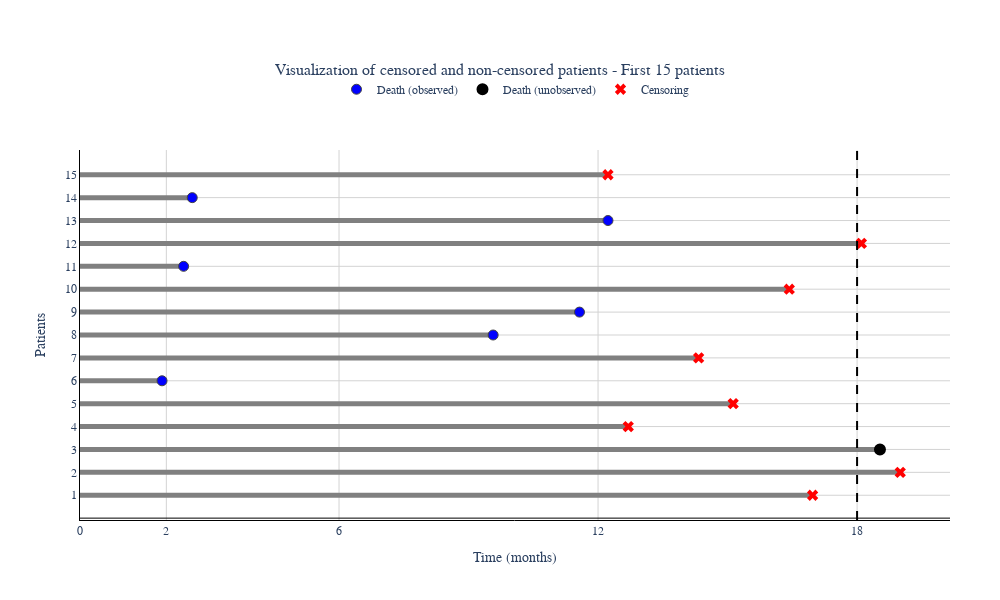

The notebook cell this image was saved under:
### Markdown cell above
The plot shows the survival times of 15 patients. Each horizontal line represents a single patient, and the length of the line indicates how long they survived. Blue dots mark the time of death for patients whose death was observed, while black dots represent patients who were lost to follow-up (censored). Red crosses indicate the time of censoring for these patients. The vertical dashed line at 18 months marks the end of the study period. 

Overall, the plot suggests that survival times varied among patients. Some patients survived for a relatively short time, while others survived for much longer. The presence of censored observations means that the true survival times of some patients are unknown, which can impact the accuracy of survival estimates.

### Code cell
import plotly.graph_objects as go

unique_patients = df.drop_duplicates(subset='subject')
subset_patients = unique_patients.head(15)

subjects_death_observed = []
times_death_observed = []

subjects_death_unobserved = []
times_death_unobserved = []

subjects_censored = []
times_censored = []

for _, patient in subset_patients.iterrows():
    if patient['death'] == 1:
        if patient['time'] <= 18:
            # Observed death
            subjects_death_observed.append(patient['subject'])
            times_death_observed.append(patient['time'])
        else:
            # Unobserved death
            subjects_death_unobserved.append(patient['subject'])
            times_death_unobserved.append(patient['time'])
    else:
        # Censored
        subjects_censored.append(patient['subject'])
        times_censored.append(patient['time'])

fig = go.Figure()

# Add gray lines for follow-up period (patients)
for _, patient in subset_patients.iterrows():
    fig.add_trace(go.Scatter(
        x=[0, patient['time']],
        y=[patient['subject'], patient['subject']],
        mode='lines',
        line=dict(color='gray', width=5),
        showlegend=False
    ))

fig.add_trace(go.Scatter(
    x=times_death_observed,
    y=subjects_death_observed,
    mode='markers',
    marker=dict(color='blue', size=10, symbol='circle', line=dict(width=1)),
    name='Death (observed)'
))

fig.add_trace(go.Scatter(
    x=times_death_unobserved,
    y=subjects_death_unobserved,
    mode='markers',
    marker=dict(color='black', size=10, symbol='circle',
                opacity=1, line=dict(color='black', width=2)),
    name='Death (unobserved)'
))

fig.add_trace(go.Scatter(
    x=times_censored,
    y=subjects_censored,
    mode='markers',
    marker=dict(color='red', size=10, symbol='x'),
    name='Censoring'
))

fig.add_vline(x=18, line=dict(color='black', dash='dash'), name='End of Study')

fig.update_layout(
    title={
        'text': 'Visualization of censored and non-censored patients - First 15 patients',
        'font': dict(size=16, family='Arial, bold'),
        'x': 0.5,
        'xanchor': 'center'
    },
    font=dict(family='Arial', size=12),
    plot_bgcolor='white',
    width=1000,
    height=600,
    margin=dict(l=80, r=50, b=80, t=150),
    legend=dict(
        orientation='h',
        yanchor='bottom',
        y=1.125,
        xanchor='center',
        x=0.5
    ),
    xaxis=dict(
        title='Time (months)',
        showgrid=True,
        gridcolor='lightgrey',
        zeroline=True,
        zerolinecolor='black',
        zerolinewidth=1,
        linecolor='black',
        linewidth=1,
        tickvals=[0, 2, 6, 12, 18, 26]
    ),
    yaxis=dict(
        title='Patients',
        showgrid=True,
        gridcolor='lightgrey',
        zeroline=True,
        zerolinecolor='black',
        zerolinewidth=1,
        linecolor='black',
        linewidth=1,
        tickvals=list(range(1, 16))
    )
)

fig.update_traces(
    hovertemplate='<b>%{fullData.name}</b><br>Patient: %{y}<br>Time: %{x} months<extra></extra>'
)

fig.show()
fig.write_image("censored_patients_and_non_censored_patients.svg")

### Figure 1 — Plotly figure (JSON) as saved in the notebook; plotly's stock layout.template omitted (floating-point values rounded to 4 significant figures)
{"data": [{"hovertemplate": "<b>%{fullData.name}</b><br>Patient: %{y}<br>Time: %{x} months<extra></extra>", "line": {"color": "gray", "width": 5}, "mode": "lines", "showlegend": false, "type": "scatter", "x": [0, 16.97], "y": [1, 1]}, {"hovertemplate": "<b>%{fullData.name}</b><br>Patient: %{y}<br>Time: %{x} months<extra></extra>", "line": {"color": "gray", "width": 5}, "mode": "lines", "showlegend": false, "type": "scatter", "x": [0, 19], "y": [2, 2]}, {"hovertemplate": "<b>%{fullData.name}</b><br>Patient: %{y}<br>Time: %{x} months<extra></extra>", "line": {"color": "gray", "width": 5}, "mode": "lines", "showlegend": false, "type": "scatter", "x": [0, 18.53], "y": [3, 3]}, {"hovertemplate": "<b>%{fullData.name}</b><br>Patient: %{y}<br>Time: %{x} months<extra></extra>", "line": {"color": "gray", "width": 5}, "mode": "lines", "showlegend": false, "type": "scatter", "x": [0, 12.7], "y": [4, 4]}, {"hovertemplate": "<b>%{fullData.name}</b><br>Patient: %{y}<br>Time: %{x} months<extra></extra>", "line": {"color": "gray", "width": 5}, "mode": "lines", "showlegend": false, "type": "scatter", "x": [0, 15.13], "y": [5, 5]}, {"hovertemplate": "<b>%{fullData.name}</b><br>Patient: %{y}<br>Time: %{x} months<extra></extra>", "line": {"color": "gray", "width": 5}, "mode": "lines", "showlegend": false, "type": "scatter", "x": [0, 1.9], "y": [6, 6]}, {"hovertemplate": "<b>%{fullData.name}</b><br>Patient: %{y}<br>Time: %{x} months<extra></extra>", "line": {"color": "gray", "width": 5}, "mode": "lines", "showlegend": false, "type": "scatter", "x": [0, 14.33], "y": [7, 7]}, {"hovertemplate": "<b>%{fullData.name}</b><br>Patient: %{y}<br>Time: %{x} months<extra></extra>", "line": {"color": "gray", "width": 5}, "mode": "lines", "showlegend": false, "type": "scatter", "x": [0, 9.57], "y": [8, 8]}, {"hovertemplate": "<b>%{fullData.name}</b><br>Patient: %{y}<br>Time: %{x} months<extra></extra>", "line": {"color": "gray", "width": 5}, "mode": "lines", "showlegend": false, "type": "scatter", "x": [0, 11.57], "y": [9, 9]}, {"hovertemplate": "<b>%{fullData.name}</b><br>Patient: %{y}<br>Time: %{x} months<extra></extra>", "line": {"color": "gray", "width": 5}, "mode": "lines", "showlegend": false, "type": "scatter", "x": [0, 16.43], "y": [10, 10]}, {"hovertemplate": "<b>%{fullData.name}</b><br>Patient: %{y}<br>Time: %{x} months<extra></extra>", "line": {"color": "gray", "width": 5}, "mode": "lines", "showlegend": false, "type": "scatter", "x": [0, 2.4], "y": [11, 11]}, {"hovertemplate": "<b>%{fullData.name}</b><br>Patient: %{y}<br>Time: %{x} months<extra></extra>", "line": {"color": "gray", "width": 5}, "mode": "lines", "showlegend": false, "type": "scatter", "x": [0, 18.1], "y": [12, 12]}, {"hovertemplate": "<b>%{fullData.name}</b><br>Patient: %{y}<br>Time: %{x} months<extra></extra>", "line": {"color": "gray", "width": 5}, "mode": "lines", "showlegend": false, "type": "scatter", "x": [0, 12.23], "y": [13, 13]}, {"hovertemplate": "<b>%{fullData.name}</b><br>Patient: %{y}<br>Time: %{x} months<extra></extra>", "line": {"color": "gray", "width": 5}, "mode": "lines", "showlegend": false, "type": "scatter", "x": [0, 2.6], "y": [14, 14]}, {"hovertemplate": "<b>%{fullData.name}</b><br>Patient: %{y}<br>Time: %{x} months<extra></extra>", "line": {"color": "gray", "width": 5}, "mode": "lines", "showlegend": false, "type": "scatter", "x": [0, 12.23], "y": [15, 15]}, {"hovertemplate": "<b>%{fullData.name}</b><br>Patient: %{y}<br>Time: %{x} months<extra></extra>", "marker": {"color": "blue", "line": {"width": 1}, "size": 10, "symbol": "circle"}, "mode": "markers", "name": "Death (observed)", "type": "scatter", "x": [1.9, 9.57, 11.57, 2.4, 12.23, 2.6], "y": [6, 8, 9, 11, 13, 14]}, {"hovertemplate": "<b>%{fullData.name}</b><br>Patient: %{y}<br>Time: %{x} months<extra></extra>", "marker": {"color": "black", "line": {"color": "black", "width": 2}, "opacity": 1, "size": 10, "symbol": "circle"}, "mode": "markers", "name": "Death (unobserved)", "type": "scatter", "x": [18.53], "y": [3]}, {"hovertemplate": "<b>%{fullData.name}</b><br>Patient: %{y}<br>Time: %{x} months<extra></extra>", "marker": {"color": "red", "size": 10, "symbol": "x"}, "mode": "markers", "name": "Censoring", "type": "scatter", "x": [16.97, 19, 12.7, 15.13, 14.33, 16.43, 18.1, 12.23], "y": [1, 2, 4, 5, 7, 10, 12, 15]}], "layout": {"font": {"family": "Arial", "size": 12}, "height": 600, "legend": {"orientation": "h", "x": 0.5, "xanchor": "center", "y": 1.125, "yanchor": "bottom"}, "margin": {"b": 80, "l": 80, "r": 50, "t": 150}, "plot_bgcolor": "white", "shapes": [{"line": {"color": "black", "dash": "dash"}, "name": "End of Study", "type": "line", "x0": 18, "x1": 18, "xref": "x", "y0": 0, "y1": 1, "yref": "y domain"}], "title": {"font": {"family": "Arial, bold", "size": 16}, "text": "Visualization of censored and non-censored patients - First 15 patients", "x": 0.5, "xanchor": "center"}, "width": 1000, "xaxis": {"gridcolor": "lightgrey", "linecolor": "black", "linewidth": 1, "showgrid": true, "tickvals": [0, 2, 6, 12, 18, 26], "title": {"text": "Time (months)"}, "zeroline": true, "zerolinecolor": "black", "zerolinewidth": 1}, "yaxis": {"gridcolor": "lightgrey", "linecolor": "black", "linewidth": 1, "showgrid": true, "tickvals": [1, 2, 3, 4, 5, 6, 7, 8, 9, 10, 11, 12, 13, 14, 15], "title": {"text": "Patients"}, "zeroline": true, "zerolinecolor": "black", "zerolinewidth": 1}}}
